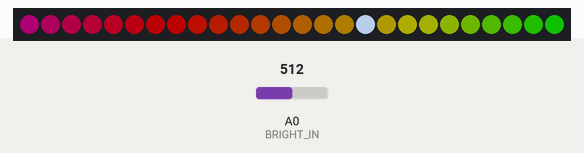
This sketch was run on a simulated Arduino Uno, built with avr-gcc and run on an emulated ATmega328P. Parts: 26 RGB LEDs in strip order, left to right. Inputs (shaded band) come from the test bench; at power-on: A0 (BRIGHT_IN) = 512. Dim RGB values are drawn brighter than linear; random numbers use the default seed unless the sketch sets one.

Above: at 1.27 s.
1.3 s: A0 (BRIGHT_IN) set to 40
At 1.8 s:
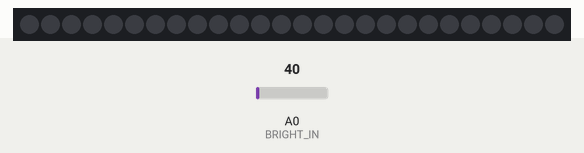
2.8 s: A0 (BRIGHT_IN) set to 122
At 3.61 s:
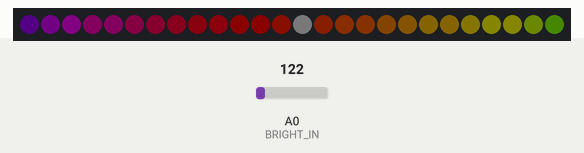
5.2 s: A0 (BRIGHT_IN) set to 265
At 5.43 s:
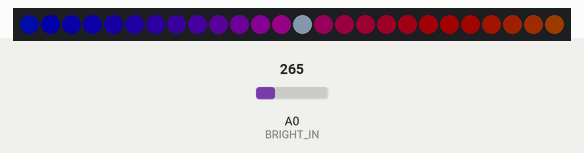
7.6 s: A0 (BRIGHT_IN) set to 306
At 7.86 s:
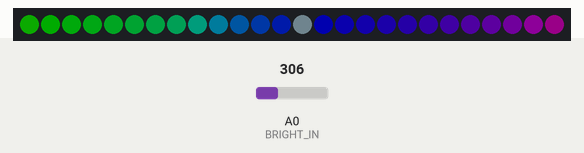
10.1 s: A0 (BRIGHT_IN) set to 245
At 10.29 s:
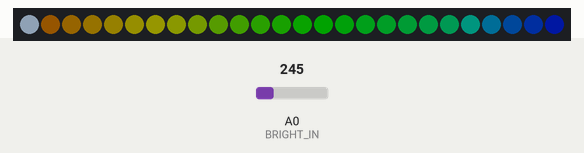
13.1 s: A0 (BRIGHT_IN) set to 660
At 13.63 s:
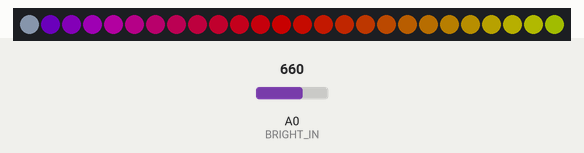
Timing chart, 0 to 16.1 s (numbered marks = the images above; inputs shaded):
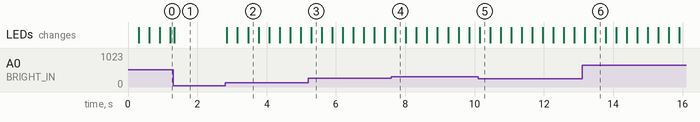

The sketch:

stars.ino
```cpp
#include <FastLED.h>

#define NUM_LEDS 26
#define LED_PIN 5

#define BRIGHT_IN A0

#define LED_TYPE WS2811
#define COLOR_ORDER RGB
#define DEFAULT_BRIGHTNESS 80

CRGB leds[NUM_LEDS];

void setup() {
  Serial.begin(115200);

  randomSeed(analogRead(0));
  FastLED.addLeds<LED_TYPE, LED_PIN, COLOR_ORDER>(leds, NUM_LEDS).setCorrection( TypicalLEDStrip );
  FastLED.setBrightness( 0 );
  pinMode(BRIGHT_IN, INPUT);
}

void loop() {

  int v = analogRead(BRIGHT_IN);

  int bright;
  if (v < 50) {
    bright = 0;
  } else if (v > 650) {
    bright = 255;
  } else {
    bright = map(v, 50, 650, 0, 255);
  }

  FastLED.setBrightness(  bright );
//  Serial.print("v=");
//  Serial.print(v);
//  Serial.print(", bright=");
//  Serial.println(bright);

  if (bright == 0) {
    for(int i=0; i<NUM_LEDS; i++) {
      leds[i] = CRGB::Black;
    }
    FastLED.show();
    FastLED.delay(100);
    return;
  }


  static float flashBright = 1.0f;
  static int8_t flashIdx = -1;
  static bool flashUp = true;

  CRGB flashColor;
  // save flash color apart from rainbow
  if (flashIdx != -1) {
    flashColor = leds[flashIdx];
  }

  // draw a generic, no-name rainbow
  static uint8_t starthue = 0;
  FastLED.setTemperature( OvercastSky ); // first temperature
  fill_rainbow( leds, NUM_LEDS, --starthue, 5);
  for(int i=0; i<NUM_LEDS; i++) {
    leds[i].nscale8(128);
  }

  if (flashIdx != -1) {
    if (flashColor.b == 0) {
      // flash is done
      flashIdx = -1;
    } else {
      leds[flashIdx] = flashColor;
    }
  }

  if (flashIdx == -1 || leds[flashIdx].b == 0) {
    // new flasher! start low and increase
    flashUp = true;
    flashIdx = random(NUM_LEDS);
    flashBright = 1.0;
  }

  if (flashUp) {
    flashBright *= 1.2;
    int b = (int)flashBright;
    if (b >= 255) {
      b = 255;
      flashUp = false;
    }
    leds[flashIdx] = CRGB( b, b, b);
  } else {
    leds[flashIdx].fadeToBlackBy(4);
  }

  FastLED.show();
  FastLED.delay(36);
}
```

Measured:
- after the input at 2.8 s, the LEDs: first change after 0.06 s (image 2 shows a later state)
